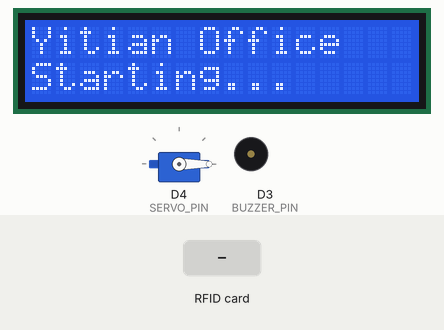
Simulated run of this sketch. Board: ESP8266 (NodeMCU). Parts: 16×2 character LCD, servo, buzzer (waves = sounding, pin HIGH). Inputs (shaded band) come from the test bench. WiFi joins after 1.5 s; servers stay silent unless stated; uploads are accepted with an empty reply; what the sketch prints to the serial monitor is not drawn.

Above: at 2.1 s.
At 6.2 s:
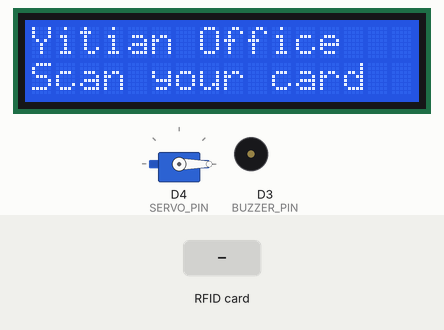
6.3 s: RFID card 9A 5A F0 E7 held to the reader
At 8.1 s:
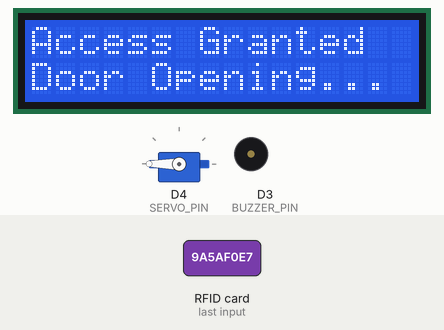
12.0 s: RFID card 12 12 12 12 held to the reader
At 12.9 s:
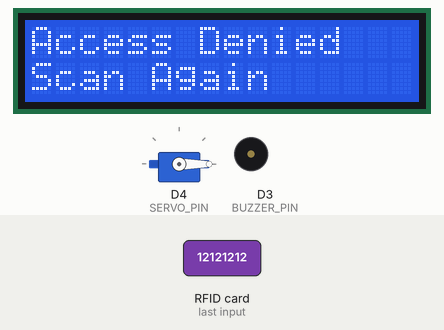
16.5 s: RFID card 12 12 12 12 held to the reader
At 17.5 s:
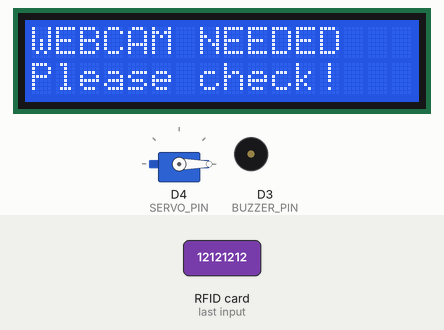
Timing chart, 0 to 19.5 s (numbered marks = the images above; inputs shaded):
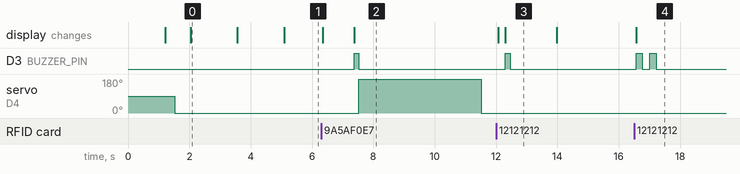

Measured:
- after the input at 6.3 s, D3 (BUZZER_PIN): LOW → HIGH after 1.1 s, → LOW 0.15 s later; servo on D4 (SERVO_PIN): 0° → 180° after 1.2 s, → 0° 4.0 s later; the display: first changes after 0.05 s (image 2 shows a later state)
- after the input at 12.0 s, D3 (BUZZER_PIN): LOW → HIGH after 0.31 s, → LOW 0.15 s later; the display: first differs from a run without the input after 0.31 s (image 3)
- after the input at 16.5 s, D3 (BUZZER_PIN): alternates HIGH for 0.20 s and LOW for 0.25 s, 4 changes in all, then stays LOW, starting after 0.07 s; the display: changes after 0.07 s (image 4)
- what the display in image 0 shows lasts 1.6 s, from 2.0 s to 3.6 s
- what the display in image 3 shows lasts 1.7 s, from 12.3 s to 14.0 s

The sketch:

yitian_office.ino
```cpp
// ============================================================
// YITIAN OFFICE
// RFID ATTENDANCE + AUTOMATIC DOOR + GOOGLE SHEETS
// ============================================================
// See README.md for system overview, flow, and hardware pinout.
// ============================================================


#include <SPI.h>
#include <MFRC522.h>
#include <Wire.h>
#include <LiquidCrystal_I2C.h>
#include <Servo.h>

#include <ESP8266WiFi.h>
#include <ESP8266HTTPClient.h>
#include <WiFiClientSecure.h>


// ============================================================
// 1. WIFI SETTINGS
// ============================================================

const char* WIFI_SSID = "iPhone";

const char* WIFI_PASSWORD = "12121212";


// ============================================================
// 2. GOOGLE APPS SCRIPT URL
// ============================================================

const char* GOOGLE_SCRIPT_URL =
  "https://script.google.com/macros/s/AKfycbx1RQ41MZEr6NIc_kiZ-GpNrN8GHtdKfZfPCYhHSTSmT5qDqjhVdVgiQO4J7vtTzLpk/exec";


// ============================================================
// 3. HARDWARE PINS
// ============================================================

// RC522
#define RFID_SS_PIN D8
#define RFID_RST_PIN D0

// Buzzer
#define BUZZER_PIN D3

// Servo
#define SERVO_PIN D4


// ============================================================
// 4. OBJECTS
// ============================================================

MFRC522 rfid(
  RFID_SS_PIN,
  RFID_RST_PIN
);

LiquidCrystal_I2C lcd(
  0x27,
  16,
  2
);

Servo doorServo;


// ============================================================
// 5. EMPLOYEE DATABASE
// ============================================================

struct User {

  String uid;
  String firstName;
  String lastName;
  String DeptName;
  String RoleName;

};


User knownUsers[] = {

  {
    "9A5AF0E7",
    "Thoeun",
    "Sodalen",
    "Cyber&System",
    "Engineer"
  },

  {
    "39F49729",
    "Em",
    "Putheary",
    "Telecommunications",
    "Engineer"
  },

  {
    "64B4EFE7",
    "Tang",
    "Tola",
    "Network",
    "Engineer"
  },

  {
    "6006F95C",
    "Ly",
    "Chhungan",
    "Electronic",
    "Engineer"
  }

};


const int numKnownUsers =
  sizeof(knownUsers) /
  sizeof(knownUsers[0]);


// ============================================================
// 6. SERVO SETTINGS
// ============================================================

const int DOOR_CLOSED_ANGLE = 0;

const int DOOR_OPEN_ANGLE = 180;

// Door stays open for 4 seconds
const unsigned long DOOR_OPEN_TIME = 4000;


// ============================================================
// 7. RFID SCAN COOLDOWN
// ============================================================

const unsigned long SCAN_COOLDOWN = 3000;

unsigned long lastScanTime = 0;


// ============================================================
// 8. UNKNOWN CARD SETTINGS
// ============================================================

String lastUnknownUID = "";

int unknownScanCount = 0;

unsigned long lastUnknownScanTime = 0;

const unsigned long UNKNOWN_SCAN_WINDOW = 5000;


// ============================================================
// 9. FUNCTION DECLARATIONS
// ============================================================

void showIdleScreen();

String readRFID();

int findUser(String uid);

void handleValidUser(User user);

void handleUnknownCard(String uid);

void openDoor();

String logAttendance(User user, String uid);

String urlEncode(String str);


// ============================================================
// 10. SETUP
// ============================================================

void setup() {

  // ----------------------------------------------------------
  // SERIAL
  // ----------------------------------------------------------

  Serial.begin(115200);

  delay(1000);

  Serial.println();
  Serial.println("================================");
  Serial.println("YITIAN SMART OFFICE STARTING");
  Serial.println("================================");


  // ----------------------------------------------------------
  // SPI
  // ----------------------------------------------------------

  SPI.begin();


  // ----------------------------------------------------------
  // RC522
  // ----------------------------------------------------------

  rfid.PCD_Init();

  delay(100);

  Serial.println("RC522 initialized.");


  // ----------------------------------------------------------
  // LCD
  // ----------------------------------------------------------

  Wire.begin(
    D2,
    D1
  );

  lcd.init();

  lcd.backlight();


  // ----------------------------------------------------------
  // BUZZER
  // ----------------------------------------------------------

  pinMode(
    BUZZER_PIN,
    OUTPUT
  );

  digitalWrite(
    BUZZER_PIN,
    LOW
  );


  // ----------------------------------------------------------
  // SERVO
  // ----------------------------------------------------------

  doorServo.attach(
    SERVO_PIN
  );

  delay(300);

  doorServo.write(
    DOOR_CLOSED_ANGLE
  );

  delay(500);


  // ----------------------------------------------------------
  // STARTUP LCD
  // ----------------------------------------------------------

  lcd.clear();

  lcd.setCursor(
    0,
    0
  );

  lcd.print(
    "Yitian Office"
  );

  lcd.setCursor(
    0,
    1
  );

  lcd.print(
    "Starting..."
  );

  delay(1500);


  // ----------------------------------------------------------
  // WIFI
  // ----------------------------------------------------------

  lcd.clear();

  lcd.setCursor(
    0,
    0
  );

  lcd.print(
    "Connecting WiFi"
  );

  Serial.println(
    "Connecting to WiFi..."
  );

  WiFi.begin(
    WIFI_SSID,
    WIFI_PASSWORD
  );


  while (
    WiFi.status() != WL_CONNECTED
  ) {

    delay(500);

    Serial.print(".");

  }


  Serial.println();

  Serial.println(
    "WiFi connected!"
  );

  Serial.print(
    "IP Address: "
  );

  Serial.println(
    WiFi.localIP()
  );


  // ----------------------------------------------------------
  // READY
  // ----------------------------------------------------------

  showIdleScreen();

}


// ============================================================
// 11. MAIN LOOP
// ============================================================

void loop() {

  // ----------------------------------------------------------
  // CHECK RFID
  // ----------------------------------------------------------

  if (
    !rfid.PICC_IsNewCardPresent()
  ) {

    return;

  }


  if (
    !rfid.PICC_ReadCardSerial()
  ) {

    return;

  }


  // ----------------------------------------------------------
  // READ UID
  // ----------------------------------------------------------

  String uid =
    readRFID();


  Serial.println();
  Serial.println(
    "================================"
  );

  Serial.print(
    "RFID UID: "
  );

  Serial.println(
    uid
  );


  // ----------------------------------------------------------
  // COOLDOWN
  // ----------------------------------------------------------

  if (
    millis() - lastScanTime <
    SCAN_COOLDOWN
  ) {

    Serial.println(
      "Scan ignored: cooldown."
    );

    rfid.PICC_HaltA();

    rfid.PCD_StopCrypto1();

    return;

  }


  lastScanTime =
    millis();


  // ----------------------------------------------------------
  // FIND USER
  // ----------------------------------------------------------

  int userIndex =
    findUser(
      uid
    );


  // ----------------------------------------------------------
  // VALID CARD
  // ----------------------------------------------------------

  if (
    userIndex != -1
  ) {

    Serial.println(
      "Employee recognized!"
    );

    User user =
      knownUsers[userIndex];

    handleValidUser(
      user
    );

  }


  // ----------------------------------------------------------
  // UNKNOWN CARD
  // ----------------------------------------------------------

  else {

    Serial.println(
      "Unknown RFID card!"
    );

    handleUnknownCard(
      uid
    );

  }


  // ----------------------------------------------------------
  // STOP RFID
  // ----------------------------------------------------------

  rfid.PICC_HaltA();

  rfid.PCD_StopCrypto1();

}


// ============================================================
// 12. READ RFID UID
// ============================================================

String readRFID() {

  String uid = "";

  for (
    byte i = 0;
    i < rfid.uid.size;
    i++
  ) {

    if (
      rfid.uid.uidByte[i] < 0x10
    ) {

      uid += "0";

    }

    uid += String(
      rfid.uid.uidByte[i],
      HEX
    );

  }

  uid.toUpperCase();

  return uid;

}


// ============================================================
// 13. FIND USER
// ============================================================

int findUser(
  String uid
) {

  for (
    int i = 0;
    i < numKnownUsers;
    i++
  ) {

    if (
      knownUsers[i].uid == uid
    ) {

      return i;

    }

  }

  return -1;

}


// ============================================================
// 14. HANDLE VALID USER
// ============================================================

void handleValidUser(
  User user
) {

  // ----------------------------------------------------------
  // RESET UNKNOWN CARD TRACKING
  // ----------------------------------------------------------

  unknownScanCount = 0;

  lastUnknownUID = "";


  // ----------------------------------------------------------
  // WELCOME
  // ----------------------------------------------------------

  lcd.clear();

  lcd.setCursor(
    0,
    0
  );

  lcd.print(
    "Welcome!"
  );

  lcd.setCursor(
    0,
    1
  );

  lcd.print(
    user.firstName
  );


  Serial.print(
    "Employee: "
  );

  Serial.print(
    user.firstName
  );

  Serial.print(
    " "
  );

  Serial.println(
    user.lastName
  );


  delay(1000);


  // ==========================================================
  // ACCESS GRANTED
  // ==========================================================

  Serial.println(
    "Access granted."
  );


  lcd.clear();

  lcd.setCursor(
    0,
    0
  );

  lcd.print(
    "Access Granted"
  );

  lcd.setCursor(
    0,
    1
  );

  lcd.print(
    "Door Opening..."
  );


  // ----------------------------------------------------------
  // BUZZER
  // ----------------------------------------------------------

  digitalWrite(
    BUZZER_PIN,
    HIGH
  );

  delay(150);

  digitalWrite(
    BUZZER_PIN,
    LOW
  );


  // ==========================================================
  // OPEN DOOR
  // ==========================================================

  openDoor();


  // ==========================================================
  // DOOR CLOSED
  // ==========================================================

  Serial.println(
    "Door closed."
  );


  // ----------------------------------------------------------
  // IMPORTANT:
  // LCD RETURNS TO SCAN SCREEN IMMEDIATELY
  // ----------------------------------------------------------

  showIdleScreen();


  // ==========================================================
  // GOOGLE SHEETS
  // ==========================================================
  //
  // LCD does NOT wait for or display Google result.
  // Result appears ONLY in Serial Monitor.
  //
  // ==========================================================

  Serial.println(
    "Now recording attendance..."
  );


  String result =
    logAttendance(
      user,
      user.uid
    );


  // ----------------------------------------------------------
  // GOOGLE RESULT - SERIAL ONLY
  // ----------------------------------------------------------

  if (
    result == "IN"
  ) {

    Serial.println(
      "Attendance result: CHECK IN"
    );

  }

  else if (
    result == "OUT"
  ) {

    Serial.println(
      "Attendance result: CHECK OUT"
    );

  }

  else {

    Serial.println(
      "Attendance result: ERROR"
    );

  }

}


// ============================================================
// 15. HANDLE UNKNOWN CARD
// ============================================================

void handleUnknownCard(
  String uid
) {

  // ----------------------------------------------------------
  // SAME CARD?
  // ----------------------------------------------------------

  if (
    uid == lastUnknownUID &&
    millis() - lastUnknownScanTime
      <= UNKNOWN_SCAN_WINDOW
  ) {

    unknownScanCount++;

  }

  else {

    unknownScanCount = 1;

  }


  lastUnknownUID =
    uid;

  lastUnknownScanTime =
    millis();


  Serial.print(
    "Unknown scan count: "
  );

  Serial.println(
    unknownScanCount
  );


  // ==========================================================
  // FIRST UNKNOWN SCAN
  // ==========================================================

  if (
    unknownScanCount == 1
  ) {

    lcd.clear();

    lcd.setCursor(
      0,
      0
    );

    lcd.print(
      "Access Denied"
    );

    lcd.setCursor(
      0,
      1
    );

    lcd.print(
      "Scan Again"
    );


    // Buzzer

    digitalWrite(
      BUZZER_PIN,
      HIGH
    );

    delay(150);

    digitalWrite(
      BUZZER_PIN,
      LOW
    );


    delay(1500);

    showIdleScreen();

  }


  // ==========================================================
  // SECOND SAME UNKNOWN SCAN
  // ==========================================================

  else if (
    unknownScanCount >= 2
  ) {

    Serial.println(
      "================================"
    );

    Serial.println(
      "UNKNOWN CARD SCANNED TWICE!"
    );

    Serial.println(
      "WEBCAM NEEDED"
    );

    Serial.println(
      "================================"
    );


    lcd.clear();

    lcd.setCursor(
      0,
      0
    );

    lcd.print(
      "WEBCAM NEEDED"
    );

    lcd.setCursor(
      0,
      1
    );

    lcd.print(
      "Please check!"
    );


    // First beep

    digitalWrite(
      BUZZER_PIN,
      HIGH
    );

    delay(200);

    digitalWrite(
      BUZZER_PIN,
      LOW
    );

    delay(250);


    // Second beep

    digitalWrite(
      BUZZER_PIN,
      HIGH
    );

    delay(200);

    digitalWrite(
      BUZZER_PIN,
      LOW
    );


    delay(5000);


    // Reset

    unknownScanCount = 0;

    lastUnknownUID = "";


    showIdleScreen();

  }

}


// ============================================================
// 16. OPEN DOOR
// ============================================================

void openDoor() {

  Serial.println(
    "Opening door..."
  );


  // ----------------------------------------------------------
  // OPEN TO 180°
  // ----------------------------------------------------------

  doorServo.write(
    DOOR_OPEN_ANGLE
  );


  Serial.println(
    "Door is OPEN."
  );


  // ----------------------------------------------------------
  // KEEP OPEN 4 SECONDS
  // ----------------------------------------------------------

  delay(
    DOOR_OPEN_TIME
  );


  // ----------------------------------------------------------
  // CLOSE TO 0°
  // ----------------------------------------------------------

  Serial.println(
    "Closing door..."
  );


  doorServo.write(
    DOOR_CLOSED_ANGLE
  );


  delay(500);


  Serial.println(
    "Door closed."
  );

}


// ============================================================
// 17. GOOGLE SHEETS
// ============================================================

String logAttendance(
  User user,
  String uid
) {

  // ----------------------------------------------------------
  // WIFI CHECK
  // ----------------------------------------------------------

  if (
    WiFi.status() != WL_CONNECTED
  ) {

    Serial.println(
      "WiFi disconnected!"
    );

    return "ERROR";

  }


  // ----------------------------------------------------------
  // HTTPS
  // ----------------------------------------------------------

  WiFiClientSecure client;

  client.setInsecure();

  HTTPClient http;


  // ----------------------------------------------------------
  // URL
  // ----------------------------------------------------------

  String url =
    String(
      GOOGLE_SCRIPT_URL
    );


  // firstName

  url +=
    "?firstName=";

  url +=
    urlEncode(
      user.firstName
    );


  // lastName

  url +=
    "&lastName=";

  url +=
    urlEncode(
      user.lastName
    );


  // DeptName

  url +=
    "&DeptName=";

  url +=
    urlEncode(
      user.DeptName
    );


  // RoleName

  url +=
    "&RoleName=";

  url +=
    urlEncode(
      user.RoleName
    );


  // UID

  url +=
    "&uid=";

  url +=
    urlEncode(
      uid
    );


  // ----------------------------------------------------------
  // SERIAL
  // ----------------------------------------------------------

  Serial.println();

  Serial.println(
    "Sending attendance to Google..."
  );

  Serial.println(
    url
  );


  // ----------------------------------------------------------
  // HTTP BEGIN
  // ----------------------------------------------------------

  if (
    !http.begin(
      client,
      url
    )
  ) {

    Serial.println(
      "HTTP begin failed!"
    );

    return "ERROR";

  }


  // ----------------------------------------------------------
  // GET
  // ----------------------------------------------------------

  int httpCode =
    http.GET();


  // ----------------------------------------------------------
  // RESPONSE
  // ----------------------------------------------------------

  if (
    httpCode > 0
  ) {

    Serial.print(
      "HTTP Response Code: "
    );

    Serial.println(
      httpCode
    );


    String response =
      http.getString();

    response.trim();


    Serial.print(
      "Google Response: "
    );

    Serial.println(
      response
    );


    http.end();


    // IN

    if (
      response == "IN"
    ) {

      return "IN";

    }


    // OUT

    if (
      response == "OUT"
    ) {

      return "OUT";

    }


    return "ERROR";

  }


  // ----------------------------------------------------------
  // HTTP ERROR
  // ----------------------------------------------------------

  else {

    Serial.print(
      "HTTP Error: "
    );

    Serial.println(
      http.errorToString(
        httpCode
      )
    );


    http.end();

    return "ERROR";

  }

}


// ============================================================
// 18. URL ENCODING
// ============================================================

String urlEncode(
  String str
) {

  String encoded = "";

  char c;

  char code0;

  char code1;


  for (
    int i = 0;
    i < str.length();
    i++
  ) {

    c =
      str.charAt(i);


    if (
      isalnum(c)
    ) {

      encoded += c;

    }

    else {

      code1 =
        (c & 0x0F)
        + '0';


      if (
        (c & 0x0F) > 9
      ) {

        code1 =
          (c & 0x0F)
          - 10
          + 'A';

      }


      c =
        (c >> 4)
        & 0x0F;


      code0 =
        c + '0';


      if (
        c > 9
      ) {

        code0 =
          c - 10
          + 'A';

      }


      encoded += '%';

      encoded += code0;

      encoded += code1;

    }

  }


  return encoded;

}


// ============================================================
// 19. IDLE SCREEN
// ============================================================

void showIdleScreen() {

  lcd.clear();

  lcd.setCursor(
    0,
    0
  );

  lcd.print(
    "Yitian Office"
  );

  lcd.setCursor(
    0,
    1
  );

  lcd.print(
    "Scan your card"
  );

}
```
